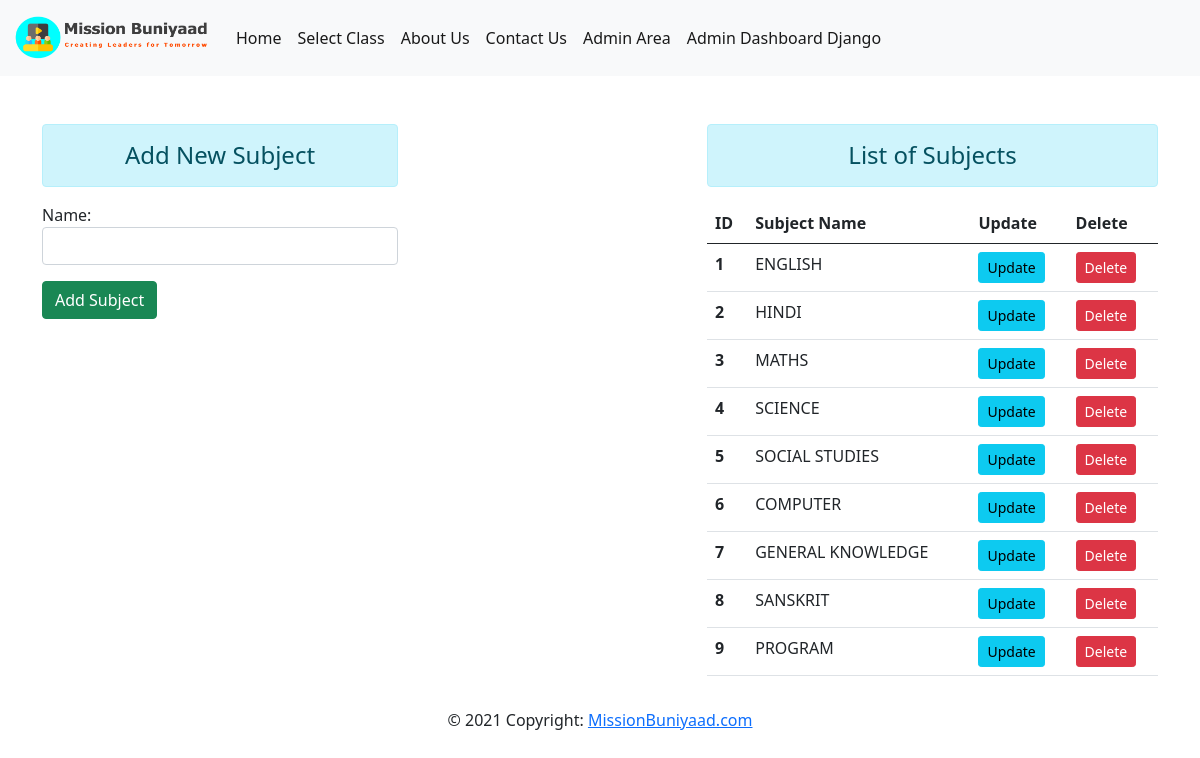
/addsubject, run on the app's committed database.
### home/models.py (models this page shows, shortened)
class Subject(models.Model):
    name = models.CharField(max_length=20)

### home/views.py (the view)
# urls.py: path('addsubject',views.addSubject, name="addsubject" ),
def addSubject(request):
    form = AddSubjectForm()
    if request.method=='POST':
        form = AddSubjectForm(request.POST)
        if form.is_valid:
            form.save()
        form = AddSubjectForm()
    subjects = Subject.objects.all()
    context = {'subjects':subjects,'form':form}
    return render(request, 'addsubject.html', context)

### home/forms.py
class AddSubjectForm(forms.ModelForm):
    class Meta:
        model = Subject
        fields = '__all__'
        widgets = {
            'name' : forms.TextInput(attrs={'class':'form-control'})
        }

### home/templates/addsubject.html (shortened to what this page needs)
{% extends 'base.html' %}
{% block content%}
    <div class="row">
       <div class="col-sm-4">
            <h4 class="text-center alert alert-info">Add New Subject</h4>
            <form action="" method="POST">
            {{form.as_p}}
                <input type="submit" class = "btn btn-success" value="Add Subject">
            </form>
        </div>
        <div class="col-sm-5 offset-3">
            <h4 class="text-center alert alert-info">List of Subjects</h4>
            <table class="table table-hover">
                <thead>
                    <tr>
                    <th scope="col">ID</th>
                    <th scope="col">Subject Name</th>
                    <th scope="col">Update</th>
                    <th scope="col">Delete</th>
                    </tr>
                </thead>
                <tbody>
                    {% for sub in subjects %}
                        <tr>
                        <th scope="row">{{sub.id}}</th>
                        <td>{{sub.name}}</td>
                        <td> <a href="{% url 'updatesubject' sub.id %}" class="btn btn-info btn-sm">Update</a> </td>
                        <td> <a href="{% url 'deletesubject' sub.id %}" class="btn btn-danger btn-sm">Delete</a> </td>
                        </tr>
                    {% endfor %}
                </tbody>
            </table>
        </div>
{% endblock content%}

### home/static/css/sidebars.css (style rules this page uses)
body { min-height: 100vh; min-height: -webkit-fill-available; }
html { height: -webkit-fill-available; }

### data on the page
Subject: id "1", name "ENGLISH"
Subject: id "2", name "HINDI"
Subject: id "3", name "MATHS"
Subject: id "4", name "SCIENCE"
Subject: id "5", name "SOCIAL STUDIES"
Subject: id "6", name "COMPUTER"
Subject: id "7", name "GENERAL KNOWLEDGE"
Subject: id "8", name "SANSKRIT"
Subject: id "9", name "PROGRAM"
